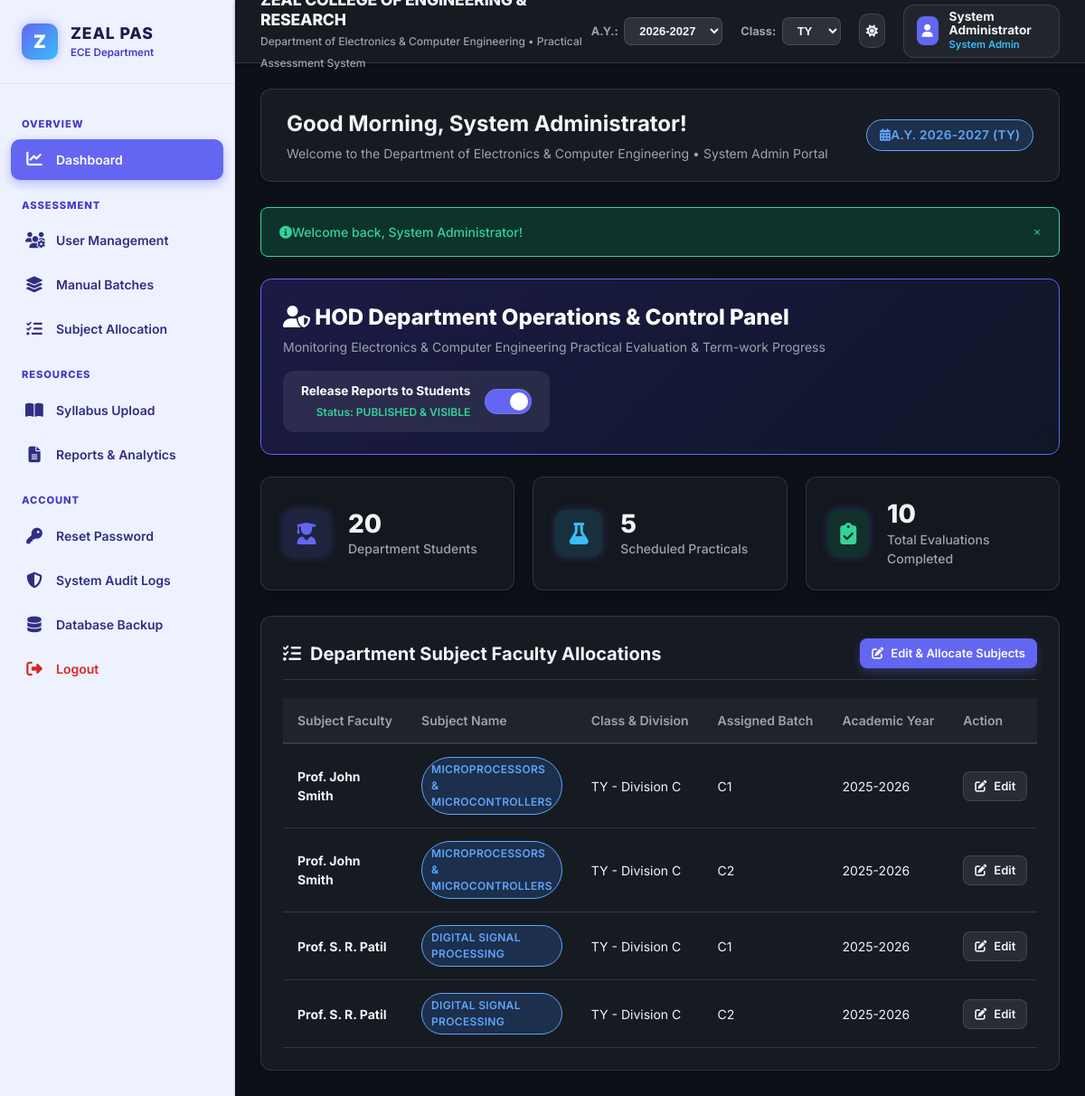
/modules/dashboard/hod_dashboard.php (signed in), run on an earlier commit of the app's database.
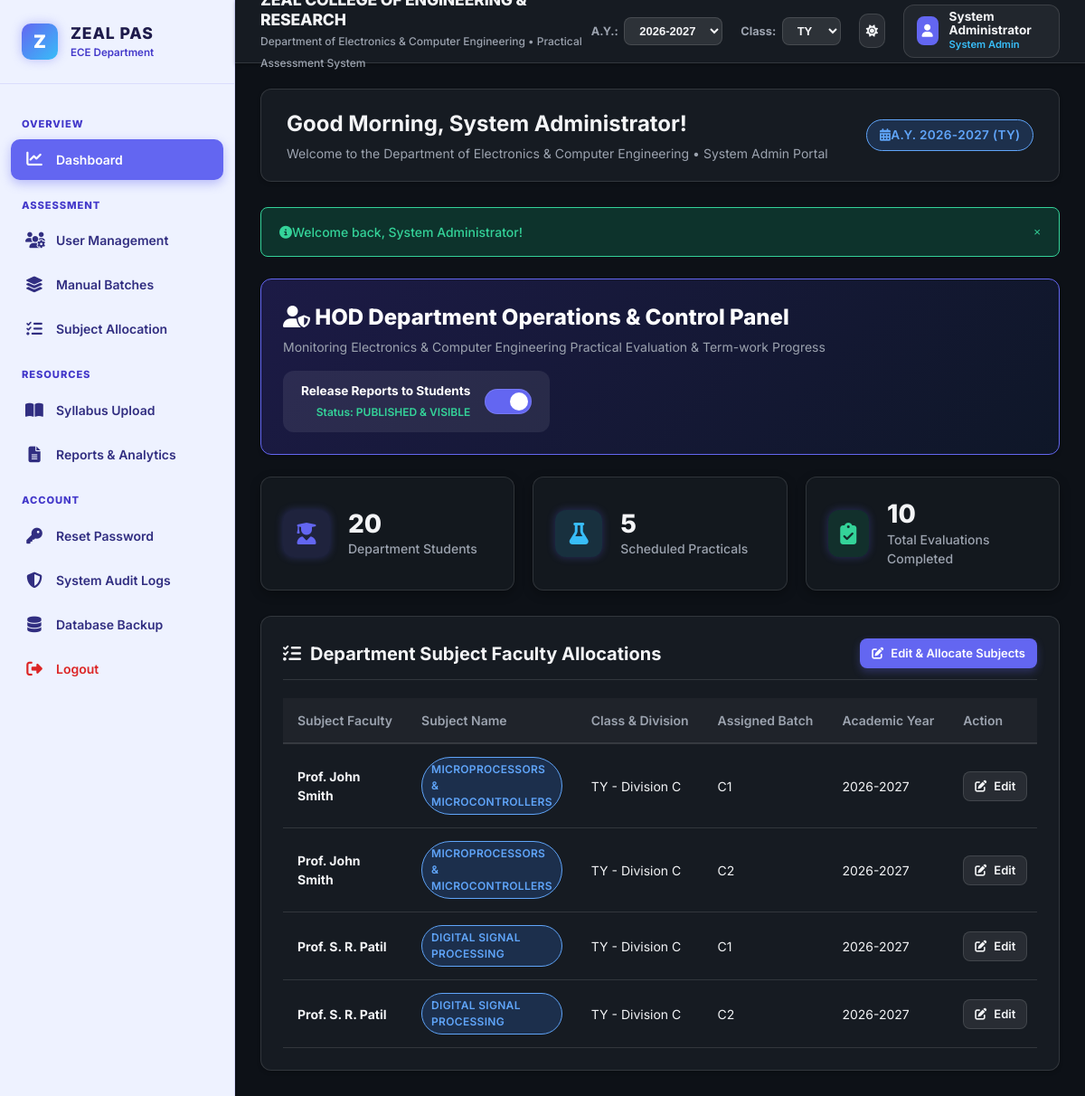
And on a later commit of the database.
### tables this page shows
CREATE TABLE `faculty_allocations` (
  `id` INT AUTO_INCREMENT PRIMARY KEY,
  `faculty_id` INT NOT NULL,
  `subject_name` VARCHAR(100) NOT NULL,
  `class` ENUM('FY', 'SY', 'TY', 'BY') NOT NULL DEFAULT 'TY',
  `division` VARCHAR(10) NOT NULL,
  `batch_id` INT DEFAULT NULL,
  `academic_year` VARCHAR(20) NOT NULL DEFAULT '2026-2027',
  `created_at` TIMESTAMP DEFAULT CURRENT_TIMESTAMP,
  CONSTRAINT `fk_alloc_faculty` FOREIGN KEY (`faculty_id`) REFERENCES `users` (`id`) ON DELETE CASCADE,
  CONSTRAINT `fk_alloc_batch` FOREIGN KEY (`batch_id`) REFERENCES `batches` (`id`) ON DELETE SET NULL
);

CREATE TABLE `users` (
  `id` INT AUTO_INCREMENT PRIMARY KEY,
  `full_name` VARCHAR(100) NOT NULL,
  `email` VARCHAR(100) UNIQUE NOT NULL,
  `password` VARCHAR(255) NOT NULL,  
  `role` ENUM('admin', 'hod', 'gfm', 'faculty', 'student', 'parent') NOT NULL,
  `student_roll_no` VARCHAR(20) DEFAULT NULL,
  `zprn` VARCHAR(50) DEFAULT NULL,
  `class` ENUM('FY', 'SY', 'TY', 'BY') DEFAULT 'TY',
  `division` VARCHAR(10) DEFAULT 'Division C',
  `phone` VARCHAR(20) DEFAULT NULL,
  `created_at` TIMESTAMP DEFAULT CURRENT_TIMESTAMP,
  INDEX `idx_role` (`role`),
  INDEX `idx_roll` (`student_roll_no`),
  INDEX `idx_class_div` (`class`, `division`)
);

CREATE TABLE `batches` (
  `id` INT AUTO_INCREMENT PRIMARY KEY,
  `batch_name` VARCHAR(50) NOT NULL,
  `start_roll` VARCHAR(20) NOT NULL,
  `end_roll` VARCHAR(20) NOT NULL,
  `class` ENUM('FY', 'SY', 'TY', 'BY') NOT NULL DEFAULT 'TY',
  `division` VARCHAR(10) NOT NULL,
  `subject_assigned` VARCHAR(100) DEFAULT NULL,
  `academic_year` VARCHAR(20) NOT NULL DEFAULT '2026-2027',
  `created_at` TIMESTAMP DEFAULT CURRENT_TIMESTAMP,
  INDEX `idx_batch_div` (`class`, `division`, `batch_name`)
);

### includes/functions.php (called while the page is built, shortened)
<?php
function sanitize($data) {
    return htmlspecialchars(trim($data ?? ''), ENT_QUOTES, 'UTF-8');
}
?>

### modules/dashboard/hod_dashboard.php (the view, shortened to what the rows shown need)
<?php
require_once __DIR__ . '/../../includes/header.php';
$alloc_sql = "SELECT fa.*, u.full_name as faculty_name, u.email as faculty_email, b.batch_name
              FROM faculty_allocations fa
              JOIN users u ON fa.faculty_id = u.id
              LEFT JOIN batches b ON fa.batch_id = b.id
              ORDER BY fa.academic_year DESC, fa.class ASC";
$alloc_res = mysqli_query($conn, $alloc_sql);
$allocations = [];
if ($alloc_res) {
    while ($row = mysqli_fetch_assoc($alloc_res)) {
        $allocations[] = $row;
    }
}
?>
<div class="card mb-4" style="background: linear-gradient(135deg, rgba(30, 27, 75, 0.9), rgba(15, 23, 42, 0.9)); border: 1px solid var(--primary-color);">
  <div style="display: flex; justify-content: space-between; align-items: center; flex-wrap: wrap; gap: 1rem;">
    <div>
      <h2 style="font-size: 1.5rem; font-weight: 800; color: #ffffff; margin-bottom: 0.25rem;">
        <i class="fas fa-user-shield text-accent me-2"></i> HOD Department Operations & Control Panel
      </h2>
    </div>
  </div>
</div>
<div class="card">
  <div class="table-responsive">
    <table class="table">
      <thead>
        <tr>
          <th>Subject Faculty</th>
          <th>Subject Name</th>
          <th>Class & Division</th>
          <th>Assigned Batch</th>
          <th>Academic Year</th>
          <th>Action</th>
        </tr>
      </thead>
      <tbody>
        <?php if (empty($allocations)): ?>
          <tr><td colspan="6" class="text-center" style="color: var(--text-muted);">No allocations setup yet.</td></tr>
        <?php else: ?>
          <?php foreach ($allocations as $al): ?>
            <tr>
              <td><strong><?php echo sanitize($al['faculty_name']); ?></strong></td>
              <td><span class="badge badge-info"><?php echo sanitize($al['subject_name']); ?></span></td>
              <td><?php echo sanitize($al['class'] . ' - ' . $al['division']); ?></td>
              <td><?php echo sanitize($al['batch_name'] ?: 'All Batches'); ?></td>
              <td><?php echo sanitize($al['academic_year']); ?></td>
              <td>
                <a href="<?php echo BASE_URL; ?>admin/allocations.php?edit_id=<?php echo $al['id']; ?>" class="btn btn-secondary btn-sm">
                  <i class="fas fa-edit me-1"></i> Edit
                </a>
              </td>
            </tr>
          <?php endforeach; ?>
        <?php endif; ?>
      </tbody>
    </table>
  </div>
</div>
<?php include __DIR__ . '/../../includes/footer.php'; ?>

What changed in the data, as far as the page shows it:
changed faculty_allocations (number 1 of 4 on the later page): academic_year "2025-2026" → "2026-2027"
changed faculty_allocations (number 2 of 4 on the later page): academic_year "2025-2026" → "2026-2027"
changed faculty_allocations (number 3 of 4 on the later page): academic_year "2025-2026" → "2026-2027"
changed faculty_allocations (number 4 of 4 on the later page): academic_year "2025-2026" → "2026-2027"
